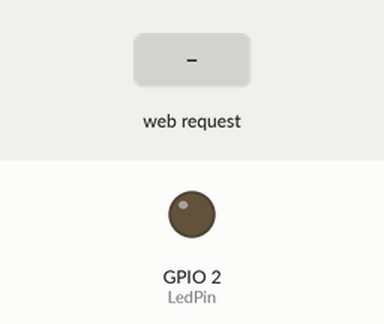
Simulated run of this sketch. Board: ESP32. Parts: output pins drawn as LEDs (lit = HIGH). The test bench sets the inputs (shaded band). What the sketch prints to the serial monitor is not drawn.

Above: at 1.3 s.
1.4 s: HTTP request GET /ledon received
At 2.0 s:
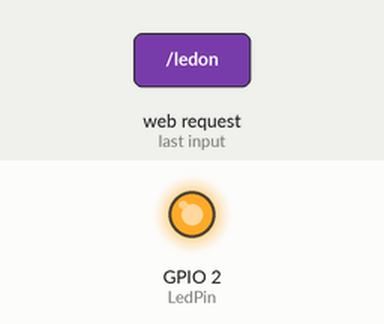
2.9 s: HTTP request GET / received
At 4.3 s:
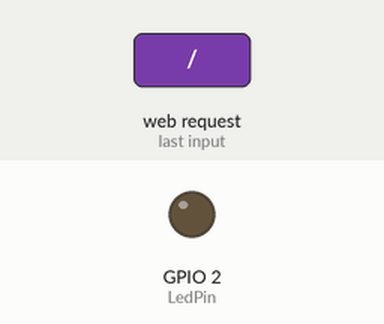
Timing chart, 0 to 5.9 s (numbered marks = the images above; inputs shaded):
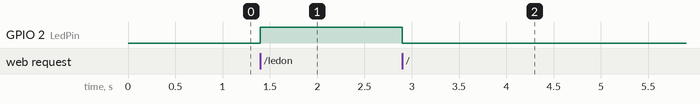

Measured:
- after the input at 1.4 s, GPIO 2 (LedPin): LOW → HIGH at once
- after the input at 2.9 s, GPIO 2 (LedPin): HIGH → LOW at once

The sketch:

ESP32_Website.ino
```cpp
#include<WiFi.h>
#include<WebServer.h>

// Khai báo thông tin mạng cục bộ:
const char* ssid = "ESP32 Wifi";
const char* password = "123456789";

// Khai báo các cổng mạng:
IPAddress local_ip(192,168,49,15);
IPAddress gateway(192,168,49,1);
IPAddress subnet(255,255,255,0);

WebServer server(80);
uint8_t LedPin = 2;
bool ledStatus = LOW;

void event_OnConnect() {
  ledStatus = LOW;
  Serial.print("Chan so 2 ESP32 dang tat");
  server.send(200, "text/html", HTMLGui(ledStatus));
}

void event_LedOn() {
  ledStatus = HIGH;
  Serial.print("Chan so 2 ESP32 dang bat");
  server.send(200, "text/html", HTMLGui(ledStatus));
}

void event_LedOff() {
  ledStatus = LOW;
  Serial.print("Chan so 2 ESP32 dang tat");
  server.send(200, "text/html", HTMLGui(ledStatus));
}

void event_NotFound() {
  server.send(400, "text/html", "Not found");
}

void setup() {
  // Khai báo các biến cơ bản:
  Serial.begin(115200);
  pinMode(LedPin, OUTPUT);

  // Cấu hình mạng Wifi:
  WiFi.softAP(ssid, password);
  WiFi.softAPConfig(local_ip, gateway, subnet);
  delay(100);

  server.on("/", event_OnConnect);
  server.on("/ledon", event_LedOn);
  server.on("/ledoff", event_LedOff);
  server.onNotFound(event_NotFound);

  // Khởi động server:
  server.begin();
  Serial.print("Server is starting");
}

void loop() {
  // 192.168.49.15/       -> Connect
  // 192.168.49.15/ledon  -> Turn led on
  // 192.168.49.15/ledoff -> Turn led off

  // Thao tác với client:
  server.handleClient();

  if (ledStatus) {
      digitalWrite(LedPin, 1);
  } else {
      digitalWrite(LedPin, 0);
  }}

  String HTMLGui(uint8_t led) {
    String str = "<!DOCTYPE html>\n";
      str += "<html lang=\"en\">";
        str += "<head>";
          str += "<meta charset=\"UTF-8\">";
          str += "<meta name=\"viewport\" content=\"width=device-width, initial-scale=1.0\">";
          str += "<title>ESP32 - Webserver</title>";
          str += "<style>";
            str += "* {padding: 0; margin: 0; box-sizing: border-box;}";
            str += "html {font-family: Arial, Helvetica, sans-serif; margin: 0px auto; text-align: center;}";
            str += "body {margin-top: 50px;}";
            str += ".container {background-color: #3559E0;width: 300px;border: 1px solid gray;border-radius: 10px;margin: auto;padding: 20px;}";
            str += "h1 {color: white; margin: 50px 30px;}";
            str += "h3 {color: white;margin-bottom: 50px;}";
            str += ".button {display: block;width: 150px;border: none;padding: 20px 0px;text-decoration: none;font-size: 25px;margin: 15px auto 35px;cursor: pointer;border-radius: 5px;}";
            str += ".button-off {background-color: #EEE7DA;}";
            str += ".button-off:active {background-color: black;}";
            str += "p {font-size: 20px;color: #F9F9E0;margin-bottom: 10px;}";
          str += "</style>";
        str += "</head>";

        str += "<body>";
          str += "<div class=\"container\">";
            str += "<h1>ESP32 Webserver</h1>";

            if (led)
            {str += "<p>Led status: ON</p><a class=\"button button-off\" href=\"/ledoff\">OFF</a>\n";}
            else
            {str += "<p>Led status: OFF</p><a class=\"button button-on\" href=\"/ledon\">ON</a>\n";}


          str += "</div>";
        str += "</body>";
      str += "</html>";

      return str;
}
```
